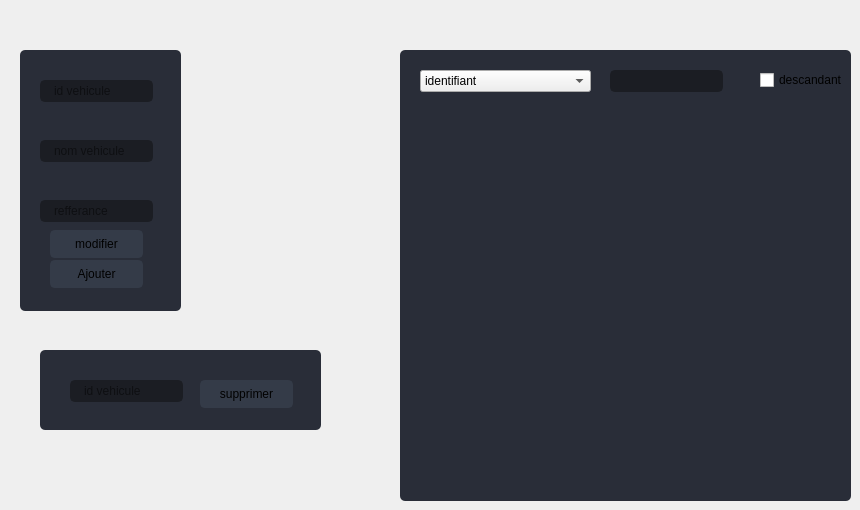
        <widget class="QWidget" name="page_22">
         <widget class="QFrame" name="frame_60">
          <property name="geometry">
           <rect>
            <x>20</x>
            <y>50</y>
            <width>161</width>
            <height>261</height>
           </rect>
          </property>
          <property name="styleSheet">
           <string notr="true">QFrame{
background-color: rgb(41, 45, 56);
border-radius: 5px;
}

QLineEdit {
	background-color: rgb(27, 29, 35);
	border-radius: 5px;
	border: 2px solid rgb(27, 29, 35);
	padding-left: 10px;
}
QLineEdit:hover {
	border: 2px solid rgb(64, 71, 88);
}
QLineEdit:focus {
	border: 2px solid rgb(91, 101, 124);
}
QPushButton {
	border: 2px solid rgb(52, 59, 72);
	border-radius: 5px;	
	background-color: rgb(52, 59, 72);
}
QPushButton:hover {
	background-color: rgb(57, 65, 80);
	border: 2px solid rgb(61, 70, 86);
}
QPushButton:pressed {	
	background-color: rgb(35, 40, 49);
	border: 2px solid rgb(43, 50, 61);
}</string>
          </property>
          <property name="frameShape">
           <enum>QFrame::StyledPanel</enum>
          </property>
          <property name="frameShadow">
           <enum>QFrame::Raised</enum>
          </property>
          <widget class="QLineEdit" name="idV">
           <property name="geometry">
            <rect>
             <x>20</x>
             <y>30</y>
             <width>113</width>
             <height>22</height>
            </rect>
           </property>
           <property name="placeholderText">
            <string>id vehicule</string>
           </property>
          </widget>
          <widget class="QLineEdit" name="nomV">
           <property name="geometry">
            <rect>
             <x>20</x>
             <y>90</y>
             <width>113</width>
             <height>22</height>
            </rect>
           </property>
           <property name="placeholderText">
            <string>nom vehicule</string>
           </property>
          </widget>
          <widget class="QPushButton" name="ajouterV">
           <property name="geometry">
            <rect>
             <x>30</x>
             <y>210</y>
             <width>93</width>
             <height>28</height>
            </rect>
           </property>
           <property name="text">
            <string>Ajouter</string>
           </property>
          </widget>
          <widget class="QLineEdit" name="refV">
           <property name="geometry">
            <rect>
             <x>20</x>
             <y>150</y>
             <width>113</width>
             <height>22</height>
            </rect>
           </property>
           <property name="placeholderText">
            <string>refferance </string>
           </property>
          </widget>
          <widget class="QPushButton" name="modifierV">
           <property name="geometry">
            <rect>
             <x>30</x>
             <y>180</y>
             <width>93</width>
             <height>28</height>
            </rect>
           </property>
           <property name="text">
            <string>modifier</string>
           </property>
          </widget>
         </widget>
         <widget class="QFrame" name="frame_63">
          <property name="geometry">
           <rect>
            <x>40</x>
            <y>350</y>
            <width>281</width>
            <height>80</height>
           </rect>
          </property>
          <property name="styleSheet">
           <string notr="true">QFrame{
background-color: rgb(41, 45, 56);
border-radius: 5px;
}

QLineEdit {
	background-color: rgb(27, 29, 35);
	border-radius: 5px;
	border: 2px solid rgb(27, 29, 35);
	padding-left: 10px;
}
QLineEdit:hover {
	border: 2px solid rgb(64, 71, 88);
}
QLineEdit:focus {
	border: 2px solid rgb(91, 101, 124);
}
QPushButton {
	border: 2px solid rgb(52, 59, 72);
	border-radius: 5px;	
	background-color: rgb(52, 59, 72);
}
QPushButton:hover {
	background-color: rgb(57, 65, 80);
	border: 2px solid rgb(61, 70, 86);
}
QPushButton:pressed {	
	background-color: rgb(35, 40, 49);
	border: 2px solid rgb(43, 50, 61);
}</string>
          </property>
          <property name="frameShape">
           <enum>QFrame::StyledPanel</enum>
          </property>
          <property name="frameShadow">
           <enum>QFrame::Raised</enum>
          </property>
          <widget class="QLineEdit" name="IDVS">
           <property name="geometry">
            <rect>
             <x>30</x>
             <y>30</y>
             <width>113</width>
             <height>22</height>
            </rect>
           </property>
           <property name="placeholderText">
            <string>id vehicule</string>
           </property>
          </widget>
          <widget class="QPushButton" name="supprimerV">
           <property name="geometry">
            <rect>
             <x>160</x>
             <y>30</y>
             <width>93</width>
             <height>28</height>
            </rect>
           </property>
           <property name="text">
            <string>supprimer</string>
           </property>
          </widget>
         </widget>
         <widget class="QFrame" name="frame_64">
          <property name="geometry">
           <rect>
            <x>400</x>
            <y>50</y>
            <width>451</width>
            <height>451</height>
           </rect>
          </property>
          <property name="styleSheet">
           <string notr="true">QFrame{
background-color: rgb(41, 45, 56);
border-radius: 5px;
}

QLineEdit {
	background-color: rgb(27, 29, 35);
	border-radius: 5px;
	border: 2px solid rgb(27, 29, 35);
	padding-left: 10px;
}
QLineEdit:hover {
	border: 2px solid rgb(64, 71, 88);
}
QLineEdit:focus {
	border: 2px solid rgb(91, 101, 124);
}
QPushButton {
	border: 2px solid rgb(52, 59, 72);
	border-radius: 5px;	
	background-color: rgb(52, 59, 72);
}
QPushButton:hover {
	background-color: rgb(57, 65, 80);
	border: 2px solid rgb(61, 70, 86);
}
QPushButton:pressed {	
	background-color: rgb(35, 40, 49);
	border: 2px solid rgb(43, 50, 61);
}</string>
          </property>
          <property name="frameShape">
           <enum>QFrame::StyledPanel</enum>
          </property>
          <property name="frameShadow">
           <enum>QFrame::Raised</enum>
          </property>
          <widget class="QTableView" name="tabV">
           <property name="geometry">
            <rect>
             <x>10</x>
             <y>130</y>
             <width>411</width>
             <height>281</height>
            </rect>
           </property>
          </widget>
          <widget class="QComboBox" name="comboV">
           <property name="geometry">
            <rect>
             <x>20</x>
             <y>20</y>
             <width>171</width>
             <height>22</height>
            </rect>
           </property>
           <item>
            <property name="text">
             <string>identifiant</string>
            </property>
           </item>
           <item>
            <property name="text">
             <string>nom</string>
            </property>
           </item>
           <item>
            <property name="text">
             <string>referance</string>
            </property>
           </item>
          </widget>
          <widget class="QCheckBox" name="checkV">
           <property name="geometry">
            <rect>
             <x>360</x>
             <y>20</y>
             <width>83</width>
             <height>20</height>
            </rect>
           </property>
           <property name="text">
            <string>descandant</string>
           </property>
          </widget>
          <widget class="QLineEdit" name="searchV">
           <property name="geometry">
            <rect>
             <x>210</x>
             <y>20</y>
             <width>113</width>
             <height>22</height>
            </rect>
           </property>
          </widget>
         </widget>
        </widget>
